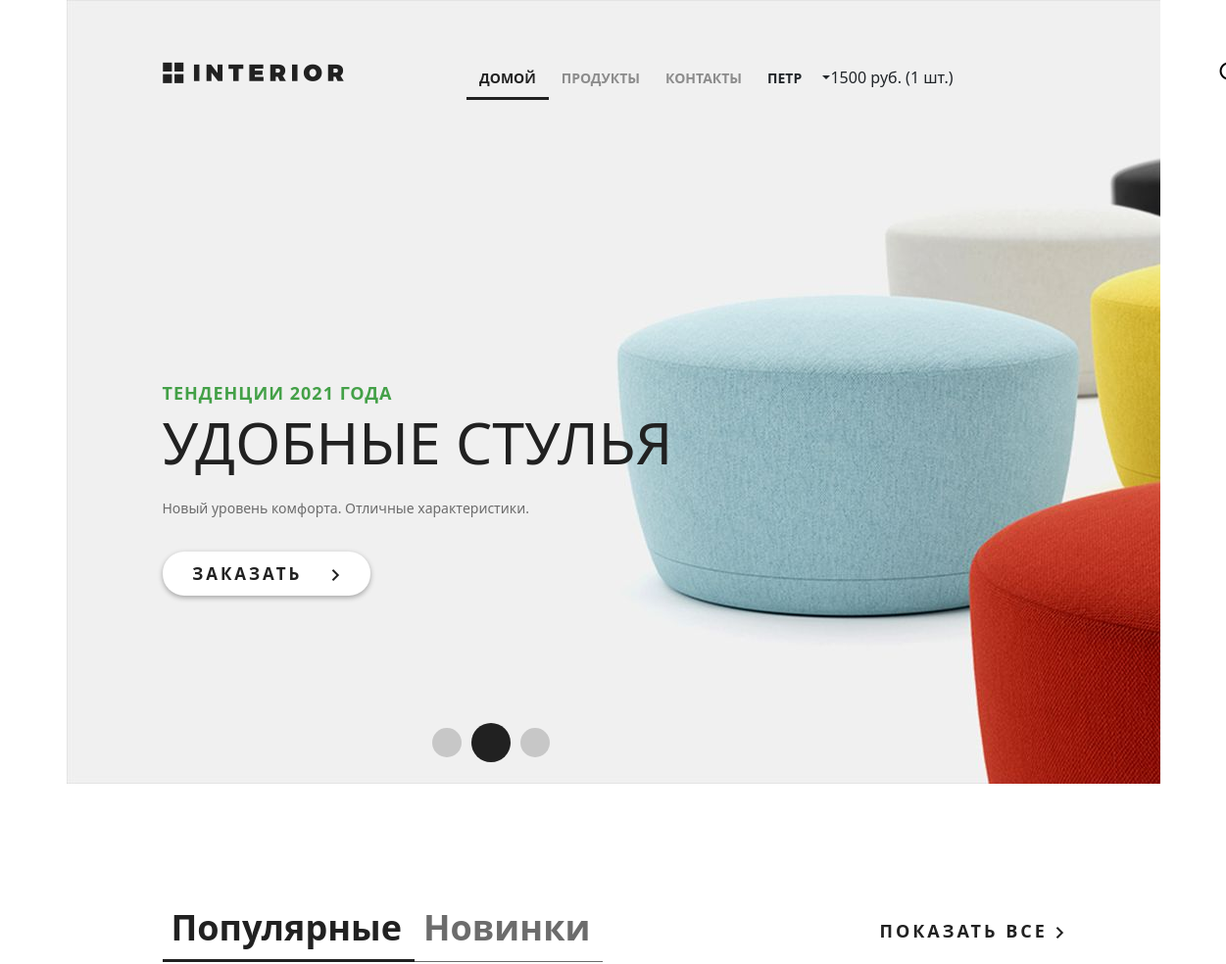
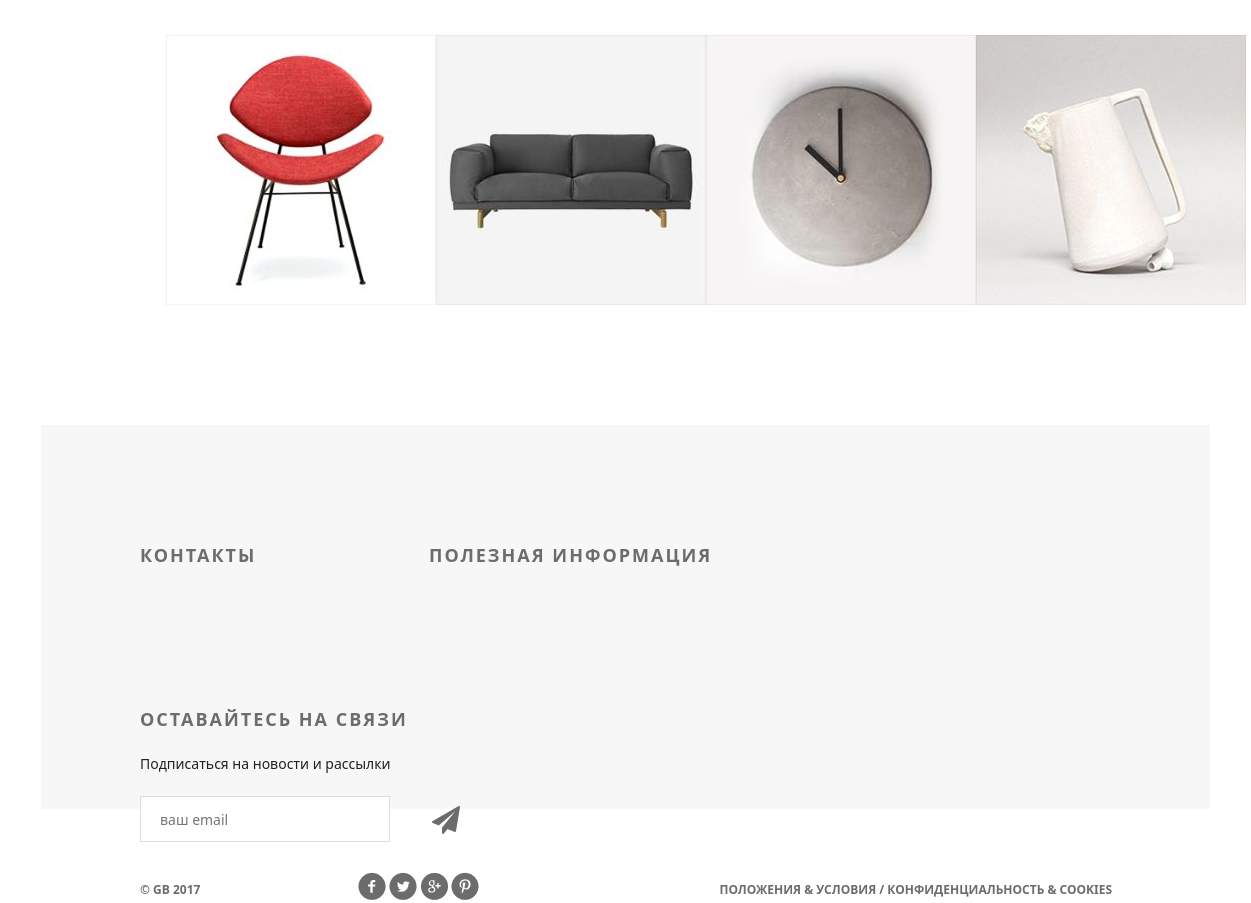
Page / (signed in) on the committed database (2 pictures, top to bottom).
### authapp/models.py (models this page shows, shortened)
class ShopUser(AbstractUser):
    avatar = models.ImageField(upload_to='users_avatars', blank=True)
    age = models.PositiveIntegerField(verbose_name='возраст', default=18)
    activation_key = models.CharField(max_length=128, blank=True)
    activation_key_expires = models.DateTimeField(default=(now() + timedelta(hours=48)))

### basketapp/models.py (models this page shows, shortened)
class Basket(models.Model):
    user = models.ForeignKey(
        settings.AUTH_USER_MODEL,
        on_delete=models.CASCADE,
        related_name='basket'
    )
    product = models.ForeignKey(Product,
                                on_delete=models.CASCADE
                                )
    quantity = models.PositiveIntegerField(
        verbose_name='количество',
        default=0
    )
    add_datetime = models.DateTimeField(
        verbose_name='время',
        auto_now_add=True
    )
    is_active = models.BooleanField(
        verbose_name='активность',
        default=True
    )
    @property
    def product_cost(self):
        return self.product.price * self.quantity
    @property
    def total_quantity(self):
        _items = Basket.objects.filter(user=self.user)
        _totalquantity = sum(list(map(lambda x: x.quantity, _items)))
        return _totalquantity
    @property
    def total_cost(self):
        _items = Basket.objects.filter(user=self.user)
        _totalcost = sum(list(map(lambda x: x.product_cost, _items)))
        return _totalcost

### mainapp/models.py (models this page shows, shortened)
class Product(models.Model):
    category = models.ForeignKey(
        ProductCategory,
        on_delete=models.CASCADE
    )
    style_category = models.ForeignKey(
        StyleCategory,
        on_delete=models.CASCADE
    )
    name = models.CharField(
        verbose_name='имя продукта',
        max_length=128
    )
    image = models.ImageField(
        upload_to='products_images',
        blank=True
    )
    short_desc = models.CharField(
        verbose_name='краткое описание продукта',
        max_length=60,
        blank=True
    )
    description = models.TextField(
        verbose_name='описание продукта',
        blank=True
    )
    price = models.DecimalField(
        verbose_name='цена продукта',
        max_digits=8,
        decimal_places=2,
        default=0
    )
    quantity = models.PositiveIntegerField(
        verbose_name='количество на складе',
        default=0
    )
    is_active = models.BooleanField(
        verbose_name='активность',
        default=True
    )

### geekshop/views.py (the view)
# urls.py: path('', main, name='main'),
def main(request):
    title = 'Магазин'
    products = Product.objects.all()[:4]
    context = {
        'title': title,
        'products': products,
    }
    return render(request, 'geekshop/index.html', context)

### mainapp/context_processor.py (called while the page is built)
def basket(request):
    print(f'context processor basket works')
    basket = []
    if request.user.is_authenticated:
        basket = Basket.objects.filter(user=request.user)
    return {'basket': basket, }

### geekshop/templates/geekshop/index.html (shortened to what this page needs)
{% extends 'geekshop/base.html' %}
{% load static %}
{% block container_content %}
		{% include 'geekshop/includes/slider.html' %}
		{% include 'geekshop/includes/featured.html' %}
{% endblock %}

### geekshop/templates/geekshop/includes/menu.html (shortened to what this page needs)
{% load static %}
<ul class="menu">
    <li><a href="{% url 'main' %}"
           class="{% if title == 'Магазин' %}
                active
                {% endif %}">домой</a></li>
    <li><a href="{% url 'products:main' %}"
           class="">продукты</a></li>
    <li><a href="{% url 'contacts' %}"
           class="">контакты</a></li>
    {% if user.is_authenticated %}
        <li class="dropdown-toggle" id="dropdownMenuButton1" data-bs-toggle="dropdown" aria-expanded="false">
                <a>{{ user.first_name|default:'Пользователь' }}</a>
            </li>
            {% if basket %}
                <span>
                    {{ basket.0.total_cost|floatformat:0 }} руб.
                    ({{ basket.0.total_quantity }} шт.)
                </span>
            {% endif %}
    {% endif %}
</ul>

### geekshop/templates/geekshop/includes/featured.html (shortened to what this page needs)
{% load static %}
<div class="featured">
			<div class="featured-menu">
					<a class="active" href="#">Популярные</a><a href="#">Новинки</a>
			</div>
			<a class="explore" href="#">показать все <img src="{% static 'geekshop/img/arrow.png' %}" alt=""></a>
			<div class="clearfix">
			</div>
			<div class="tab-content">
				{% for product in products %}
					<div class="block">
						<a href="#"><img src="/media/{{ product.image }}" alt="">
						</a>
					</div>
				{% endfor %}
			</div>
		</div>

### geekshop/static/geekshop/style.css (style rules this page uses)
* { margin: 0; padding: 0; }
body { font-family: 'Montserrat', sans-serif; }
html, body { height: 100%; }
.menu { list-style-type: none; margin-top: 67px; float: right; }
.menu li { float: left; }
.menu a { color: #8c8c8c; font-size: 14px; font-weight: 700; text-align: right; text-transform: uppercase; text-decoration: none; padding: 10px 13px; }
.menu .active { color: #212121; font-weight: 700; border-bottom: 3px solid #212121; }
.clearfix:after { content: ""; display: block; clear: both; }
.featured { padding-left: 98px; padding-right: 98px; }
.featured-menu { margin-top: 120px; width: 300px; height: 49px; float: left; }
.featured-menu a { color: #6c6c6c; font-size: 36px; font-weight: 700; text-align: left; text-decoration: none; border-bottom: 1px solid #6c6c6c; padding-bottom: 10px; padding-right: 13px; padding-left: 9px; }
.featured-menu .active { font-size: 36px; font-weight: 700; text-align: left; color: #212121; border-bottom: 3px solid #212121; padding-bottom: 8px; }
.explore { text-transform: uppercase; color: #212121; font-size: 18px; font-weight: 700; line-height: 24px; text-align: center; float: right; margin-top: 138px; letter-spacing: 3px; text-decoration: none; }
.tab-content { margin-top: 50px; display: flex; justify-content: space-between; margin-bottom: 120px; }
.tab-content .block { height: 270px; width: 270px; position: relative; }

### rows in the picture
ShopUser: first_name "ПЕТР"
Basket: user+product+quantity "1500", user+quantity "1"
Product: image (picture)
Product: image (picture)
Product: image (picture)
Product: image (picture)
